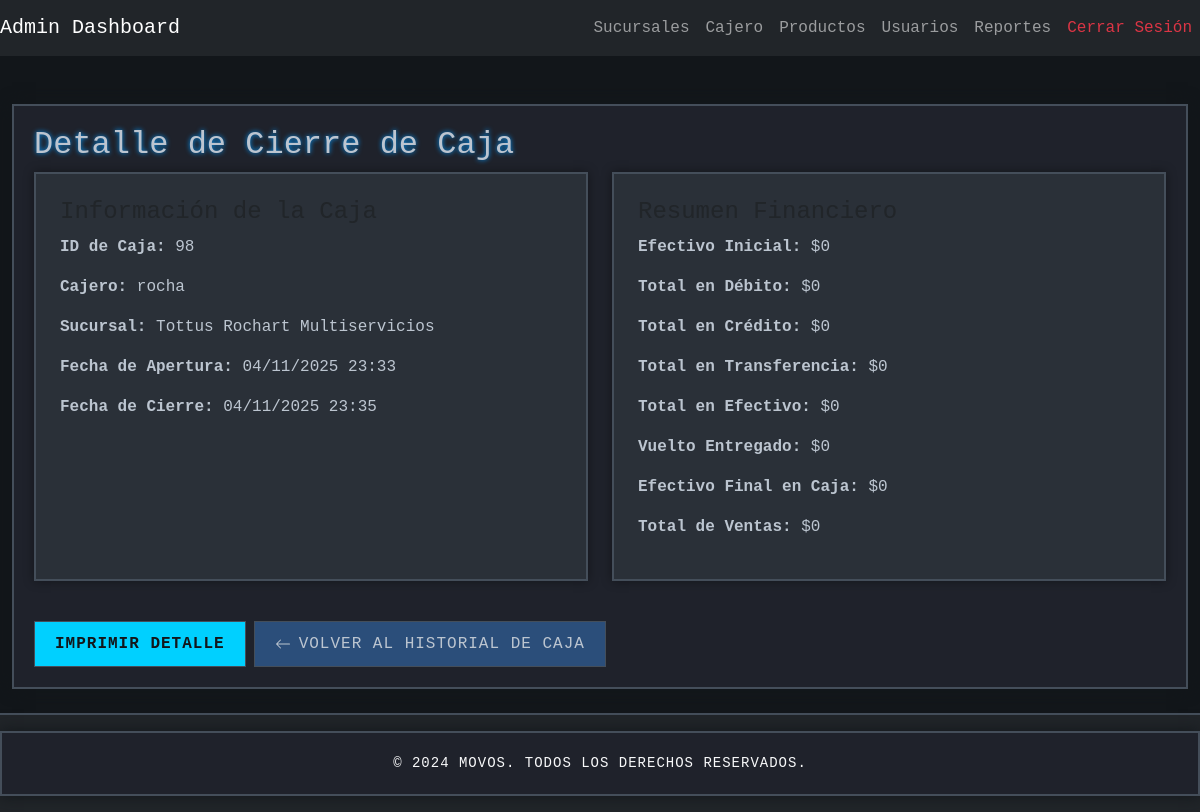
Screenshot of /reports/caja/98/reporte/ (signed in) with the database file from the repository.
### cashier/models.py (models this page shows, shortened)
class AperturaCierreCaja(models.Model):
    vendedor = models.ForeignKey(
        settings.AUTH_USER_MODEL,
        on_delete=models.CASCADE,
        verbose_name='Vendedor'
    )
    sucursal = models.ForeignKey(Sucursal, on_delete=models.CASCADE)
    efectivo_inicial = models.DecimalField(max_digits=10, decimal_places=2, default=0)
    estado = models.CharField(max_length=20, default='abierta')  # valores: 'abierta' o 'cerrada'
    apertura = models.DateTimeField(auto_now_add=True)
    cierre = models.DateTimeField(null=True, blank=True)
    ventas_totales = models.DecimalField(max_digits=10, decimal_places=2, default=0)
    total_ventas_efectivo = models.DecimalField(max_digits=10, decimal_places=2, default=0)
    total_ventas_credito = models.DecimalField(max_digits=10, decimal_places=2, default=0)
    total_ventas_debito = models.DecimalField(max_digits=10, decimal_places=2, default=0)
    vuelto_entregado = models.DecimalField(max_digits=10, decimal_places=2, default=0)
    efectivo_final = models.DecimalField(max_digits=10, decimal_places=2, default=0)
    class Meta:
        constraints = [
            models.UniqueConstraint(
                fields=['sucursal'],
                condition=Q(estado='abierta'),
                name='unique_open_caja_per_sucursal'
            )
        ]

### auth_app/models.py (models this page shows, shortened)
class User(AbstractUser):
    is_admin = models.BooleanField(default=False)
    is_employee = models.BooleanField(default=True)
    sucursales_autorizadas = models.ManyToManyField(
        Sucursal,
        blank=True,
        related_name='usuarios_autorizados',
        help_text="Sucursales en las que el usuario puede abrir cajas (solo para usuarios no administradores)."
    )

### sucursales/models.py (models this page shows, shortened)
class Sucursal(models.Model):
    nombre = models.CharField(max_length=255)
    direccion = models.CharField(max_length=500, blank=True, null=True)
    telefono = models.CharField(max_length=50, blank=True, null=True)
    low_stock_threshold = models.PositiveIntegerField(default=0, help_text="0 usa el umbral global")

### reports/views.py (the view)
# urls.py: path('caja/<int:caja_id>/reporte/', views.caja_report, name='caja_report'),
@login_required
@user_passes_test(_is_admin, login_url='cashier_dashboard')
def caja_report(request, caja_id):
    caja = get_object_or_404(AperturaCierreCaja, id=caja_id)
    fecha_fin = caja.cierre if caja.cierre else timezone.now()
    ventas_total = Venta.objects.filter(
        empleado=caja.vendedor,
        fecha__gte=caja.apertura,
        fecha__lte=fecha_fin
    ).aggregate(total=Sum('total'))['total'] or Decimal('0.00')
    ventas_efectivo = Venta.objects.filter(
        empleado=caja.vendedor,
        fecha__gte=caja.apertura,
        fecha__lte=fecha_fin,
        forma_pago='efectivo'
    ).aggregate(total=Sum('total'))['total'] or Decimal('0.00')
    ventas_debito = Venta.objects.filter(
        empleado=caja.vendedor,
        fecha__gte=caja.apertura,
        fecha__lte=fecha_fin,
        forma_pago='debito'
    ).aggregate(total=Sum('total'))['total'] or Decimal('0.00')
    ventas_credito = Venta.objects.filter(
        empleado=caja.vendedor,
        fecha__gte=caja.apertura,
        fecha__lte=fecha_fin,
        forma_pago='credito'
    ).aggregate(total=Sum('total'))['total'] or Decimal('0.00')
    ventas_transferencia = Venta.objects.filter(
        empleado=caja.vendedor,
        fecha__gte=caja.apertura,
        fecha__lte=fecha_fin,
        forma_pago='transferencia'
    ).aggregate(total=Sum('total'))['total'] or Decimal('0.00')
    caja.formatted_efectivo_inicial = "$" + format_clp(caja.efectivo_inicial or 0)
    caja.formatted_total_ventas_debito = "$" + format_clp(ventas_debito)
    caja.formatted_total_ventas_credito = "$" + format_clp(ventas_credito)
    caja.formatted_total_ventas_efectivo = "$" + format_clp(ventas_efectivo)
    caja.formatted_vuelto_entregado = "$" + format_clp(caja.vuelto_entregado or 0)
    caja.formatted_efectivo_final = "$" + format_clp(caja.efectivo_final or caja.efectivo_inicial or 0)
    caja.formatted_ventas_totales = "$" + format_clp(ventas_total)
    caja.formatted_total_ventas_transferencia = "$" + format_clp(ventas_transferencia)
    return render(request, 'reports/reporte_caja.html', {'caja': caja})

### reports/views.py (called while the page is built)
def format_clp(value):
    try:
        return "{:,.0f}".format(float(value)).replace(",", ".")
    except Exception:
        return value

def _is_admin(user):
    return user.is_authenticated and (user.is_staff or user.is_superuser)

### reports/templates/reports/reporte_caja.html
{% extends 'base.html' %}
{% load static %}
{% load humanize %}
{% block extra_styles %}
<link rel="stylesheet" href="{% static 'css/print.css' %}" media="print">
{% endblock %}
{% block content %}
<div class="container content-max mt-4">
        <h2>Detalle de Cierre de Caja</h2>
        <div class="row">
                <div class="col-md-6 mb-4">
                        <div class="card p-4 h-100">
                                <h4>Información de la Caja</h4>
                                <p><strong>ID de Caja:</strong> {{ caja.id }}</p>
                                <p><strong>Cajero:</strong> {{ caja.vendedor.username }}</p>
                                <p><strong>Sucursal:</strong> {{ caja.sucursal.nombre }}</p>
                                <p><strong>Fecha de Apertura:</strong> {{ caja.apertura|date:"d/m/Y H:i" }}</p>
                                <p>
                                        <strong>Fecha de Cierre:</strong>
                                        {% if caja.cierre %}
                                                {{ caja.cierre|date:"d/m/Y H:i" }}
                                        {% else %}
                                                <em>Aún no se ha cerrado</em>
                                        {% endif %}
                                </p>
                        </div>
                </div>
                <div class="col-md-6 mb-4">
                        <div class="card p-4 h-100">
                                <h4>Resumen Financiero</h4>
                                <p><strong>Efectivo Inicial:</strong> {{ caja.formatted_efectivo_inicial }}</p>
                                <p><strong>Total en Débito:</strong> {{ caja.formatted_total_ventas_debito }}</p>
                                <p><strong>Total en Crédito:</strong> {{ caja.formatted_total_ventas_credito }}</p>
                                <p><strong>Total en Transferencia:</strong> {{ caja.formatted_total_ventas_transferencia }}</p>
                                <p><strong>Total en Efectivo:</strong> {{ caja.formatted_total_ventas_efectivo }}</p>
                                <p><strong>Vuelto Entregado:</strong> {{ caja.formatted_vuelto_entregado }}</p>
                                <p><strong>Efectivo Final en Caja:</strong> {{ caja.formatted_efectivo_final }}</p>
                                <p><strong>Total de Ventas:</strong> {{ caja.formatted_ventas_totales }}</p>
                        </div>
                </div>
        </div>
        <div class="no-print d-flex gap-2 mt-3">
                 <a href="{% url 'print_caja' caja.id %}" target="_blank" class="btn btn-primary">Imprimir Detalle</a>
                 {% url 'reports:historial_caja' as back_href %}
                 {% include 'partials/back_button.html' with href=back_href text='Volver al Historial de Caja' %}
        </div>
</div>
{% endblock %}

### static/css/styles.css (style rules this page uses)
* { margin: 0; padding: 0; box-sizing: border-box; }
:root { --starcraft-bg-dark: #12161A; --starcraft-bg-medium: #1F222B; --starcraft-bg-light: #2A3038; --starcraft-border: #444E5A; --starcraft-text: #BCC5D0; --starcraft-accent: #00D0FF; --starcraft-button: #2B4E7A; --starcraft-button-hover: #4F709E; --starcraft-glow: #0099FF; --starcraft-success: #35B400; --starcraft-danger: #D80000; }
body { font-family: 'Consolas', 'Courier New', monospace; background-color: var(--starcraft-bg-dark); color: var(--starcraft-text); display: flex; flex-direction: column; min-height: 100vh; }
.container { flex: 1; max-width: 1400px; padding: 20px; background-color: var(--starcraft-bg-medium); border: 2px solid var(--starcraft-border); border-radius: 0; box-shadow: 0 0 15px var(--starcraft-bg-dark); }
h2, h3 { text-shadow: 0 0 5px var(--starcraft-glow); }
button, .btn { background-color: var(--starcraft-button); color: var(--starcraft-text); border: 1px solid var(--starcraft-border); padding: 10px 20px; font-size: 16px; border-radius: 0; cursor: pointer; transition: all 0.3s ease; text-transform: uppercase; letter-spacing: 1px; }
.btn-primary { background-color: var(--starcraft-accent); color: var(--starcraft-bg-dark); font-weight: bold; }
.card { background-color: var(--starcraft-bg-light); border: 2px solid var(--starcraft-border); border-radius: 0; box-shadow: 0 0 10px rgba(0, 0, 0, 0.4); padding: 20px; text-align: left; transition: none; }
.card p { color: var(--starcraft-text); }
.content-max { width: 100%; max-width: 1280px; margin-left: auto; margin-right: auto; }

### rows the page displays
AperturaCierreCaja: id "98", vendedor.username "rocha", sucursal.nombre "Tottus Rochart Multiservicios", apertura "04/11/2025 23:33", cierre "04/11/2025 23:35", formatted_efectivo_inicial "$0", formatted_total_ventas_debito "$0", formatted_total_ventas_credito "$0", formatted_total_ventas_transferencia "$0", formatted_total_ventas_efectivo "$0", formatted_vuelto_entregado "$0", formatted_efectivo_final "$0", formatted_ventas_totales "$0"

### other values shown
{{ text|default:'Volver' }} "VOLVER AL HISTORIAL DE CAJA"
